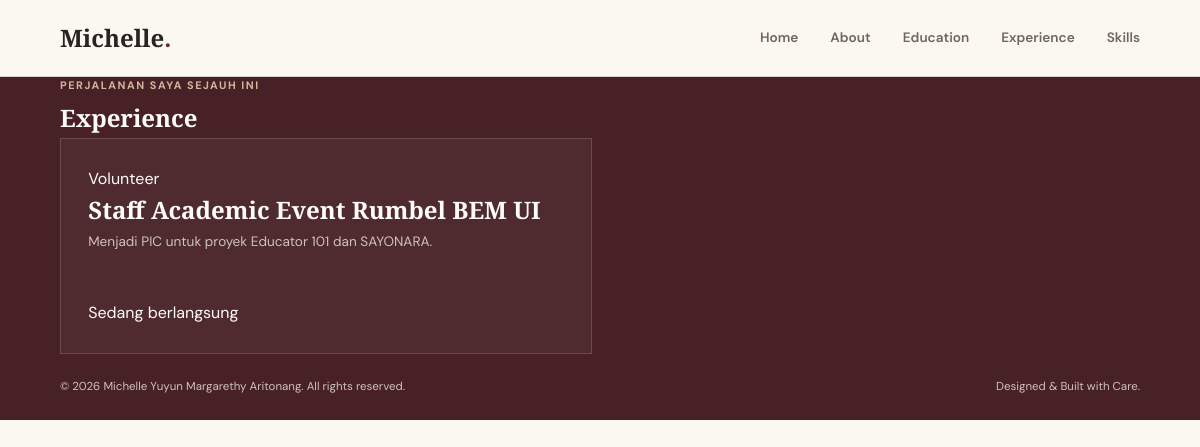
Page /experience/ on the earlier database version.
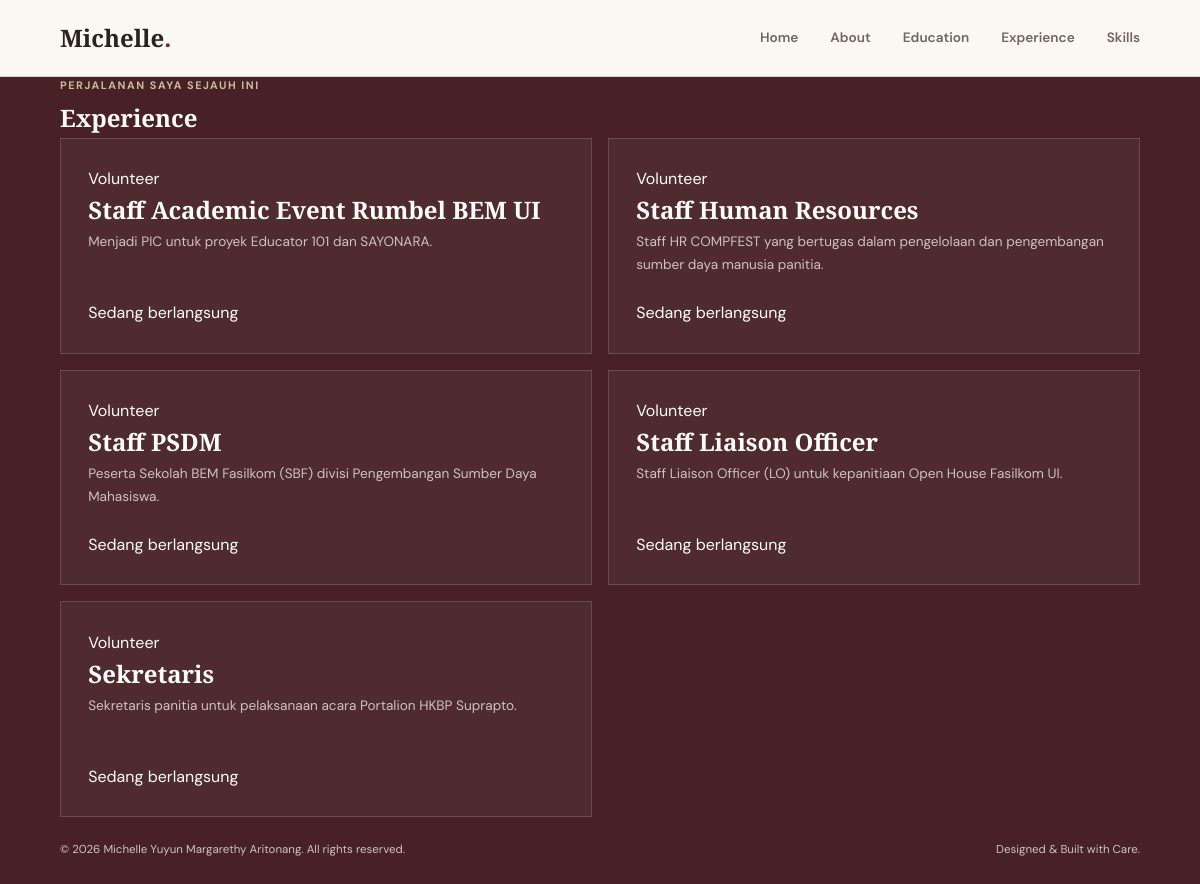
Same page on the later database version.
### main/models.py (models this page shows, shortened)
class Experience(models.Model):
    EXPERIENCE_CHOICES = [
        ('internship', 'Internship'),
        ('research', 'Research'),
        ('volunteer', 'Volunteer'),
        ('part-time', 'Part-Time'),
        ('full-time', 'Full-Time'),
        ('freelance', 'Freelance'),
    ]
    id = models.UUIDField(primary_key=True, default=uuid.uuid4, editable=False)
    title = models.CharField(max_length=255)
    description = models.TextField()
    category = models.CharField(max_length=20, choices=EXPERIENCE_CHOICES, default='full-time')
    thumbnail = models.URLField(blank=True, null=True)
    started_at = models.DateTimeField(auto_now_add=True)
    ended_at = models.DateTimeField(blank=True, null=True)
    @property
    def is_ongoing(self):
        return self.ended_at is None

### main/views.py (the view)
# urls.py: path('experience/', show_experience, name='show_experience'),
def show_experience(request):
    context = {
        "name": "Michelle Yuyun Margarethy Aritonang",
        "experience_list": Experience.objects.all(),
    }
    return render(request, "experience.html", context)

### main/templates/experience.html (shortened to what this page needs)
{% load static %}
<!DOCTYPE html>
<html lang="en">
<head>
    <link rel="stylesheet" href="{% static 'css/style.css' %}">
</head>
<body>
    <header class="site-header">
        <div class="container nav-container">
            <a href="{% url 'main:show_main' %}" class="brand">
                Michelle<span>.</span>
            </a>
            <nav class="nav-links">
                <a href="{% url 'main:show_main' %}">Home</a>
                <a href="{% url 'main:show_main' %}#about">About</a>
                <a href="{% url 'main:show_main' %}#education">Education</a>
                <a href="{% url 'main:show_experience' %}">Experience</a>
                <a href="{% url 'main:show_main' %}#skills">Skills</a>
            </nav>
        </div>
    </header>
    <main>
        <section class="experience-section" id="experience">
            <div class="container">
                <p class="section-kicker">Perjalanan saya sejauh ini</p>
                <h1>Experience</h1>
                <div class="experience-grid">
                    {% for experience in experience_list %}
                        <article class="experience-card">
                            <span class="experience-category">
                                {{ experience.get_category_display }}
                            </span>
                            <h2>{{ experience.title }}</h2>
                            <p class="experience-description">
                                {{ experience.description }}
                            </p>
                            {% if experience.is_ongoing %}
                                <p class="experience-status">Sedang berlangsung</p>
                            {% else %}
                                <p class="experience-status">Selesai</p>
                            {% endif %}
                        </article>
                    {% empty %}
                        <p class="empty-state">
                            Belum ada pengalaman yang ditambahkan.
                        </p>
                    {% endfor %}
                </div>
            </div>
        </section>
    </main>
    <footer class="site-footer">
        <div class="container footer-content">
            <p>&copy; 2026 {{ name }}. All rights reserved.</p>
            <p>Designed & Built with Care.</p>
        </div>
    </footer>
</body>
</html>

### main/static/css/style.css (style rules this page uses)
* { margin: 0; padding: 0; box-sizing: border-box; }
:root { --bg: #fbf7f1; --bg-soft: #f4eee6; --white: #fffdf9; --text: #292321; --text-soft: #6f6660; --brown: #4a302b; --burgundy: #642f35; --burgundy-dark: #482126; --gold: #a68b68; --line: #ded3c8; --radius-lg: 24px; --radius-md: 14px; --shadow: 0 18px 45px rgba(57, 39, 32, 0.08); }
html { scroll-behavior: smooth; }
body { font-family: "DM Sans", sans-serif; background-color: var(--bg); color: var(--text); line-height: 1.6; }
a { color: inherit; }
.container { width: min(1120px, 90%); margin: 0 auto; }
h1, h2, h3, .brand { font-family: "Playfair Display", serif; }
h1, h2, h3, p { margin-top: 0; }
.section-kicker, .eyebrow, .hero-role, .date-label, .experience-type, .skill-category-label { letter-spacing: 0.14em; }
.site-header { position: sticky; top: 0; z-index: 100; background: rgba(251, 247, 241, 0.92); backdrop-filter: blur(12px); border-bottom: 1px solid var(--line); }
.nav-container { min-height: 76px; display: flex; justify-content: space-between; align-items: center; }
.brand { font-size: 1.5rem; font-weight: 700; text-decoration: none; }
.brand span { color: var(--burgundy); }
.nav-links { display: flex; align-items: center; gap: 2rem; }
.nav-links a { position: relative; text-decoration: none; font-size: 0.85rem; font-weight: 600; color: var(--text-soft); transition: color 0.2s ease; }
.nav-links a::after { content: ""; position: absolute; left: 0; bottom: -6px; width: 0; height: 1px; background: var(--burgundy); transition: width 0.2s ease; }
.section-kicker { margin-bottom: 0.3rem; color: var(--gold); font-size: 0.68rem; font-weight: 700; text-transform: uppercase; }
.experience-section { background: var(--burgundy-dark); color: var(--white); }
.experience-section .section-kicker { color: #cdb99d; }
.experience-grid { display: grid; grid-template-columns: repeat(2, 1fr); gap: 1rem; }
.experience-card { padding: 1.7rem; background: rgba(255, 255, 255, 0.04); border: 1px solid rgba(255, 255, 255, 0.15); transition: transform 0.25s ease, background-color 0.25s ease; }
.experience-description { min-height: 70px; color: #cfc2bd; font-size: 0.85rem; line-height: 1.7; }
.site-footer { padding: 1.5rem 0; background: var(--burgundy-dark); color: #cfc2bd; font-size: 0.72rem; }
.footer-content { display: flex; justify-content: space-between; gap: 1rem; }

Differences in the rows shown:
added Experience: category "Volunteer", title "Staff Human Resources", description "Staff HR COMPFEST yang bertugas dalam pengelolaan dan pengembangan sumber daya manusia panitia.", shows "Sedang berlangsung"
added Experience: category "Volunteer", title "Staff PSDM", description "Peserta Sekolah BEM Fasilkom (SBF) divisi Pengembangan Sumber Daya Mahasiswa.", shows "Sedang berlangsung"
added Experience: category "Volunteer", title "Staff Liaison Officer", description "Staff Liaison Officer (LO) untuk kepanitiaan Open House Fasilkom UI.", shows "Sedang berlangsung"
added Experience: category "Volunteer", title "Sekretaris", description "Sekretaris panitia untuk pelaksanaan acara Portalion HKBP Suprapto.", shows "Sedang berlangsung"
